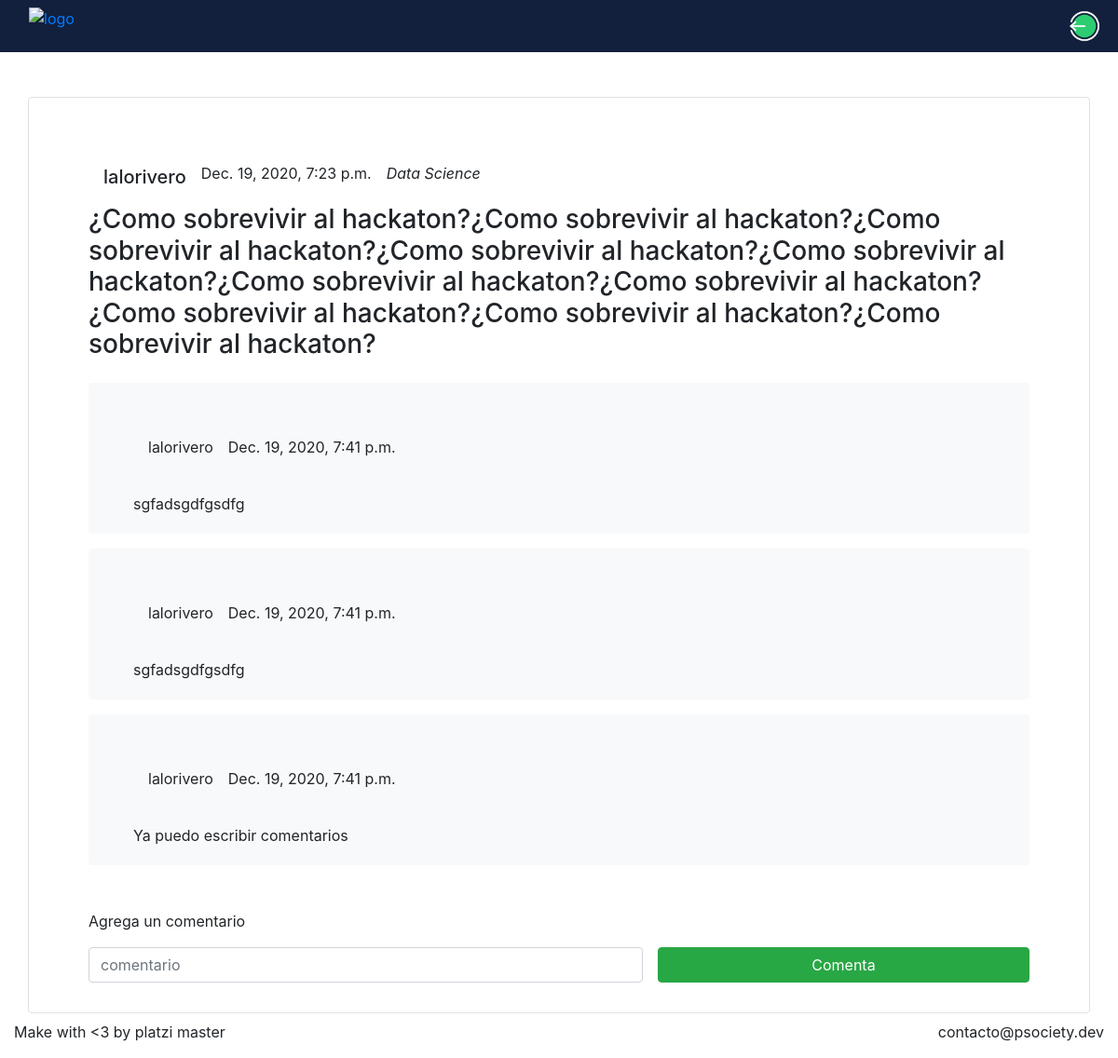
The page /question/7 (signed in) on the database as committed earlier.
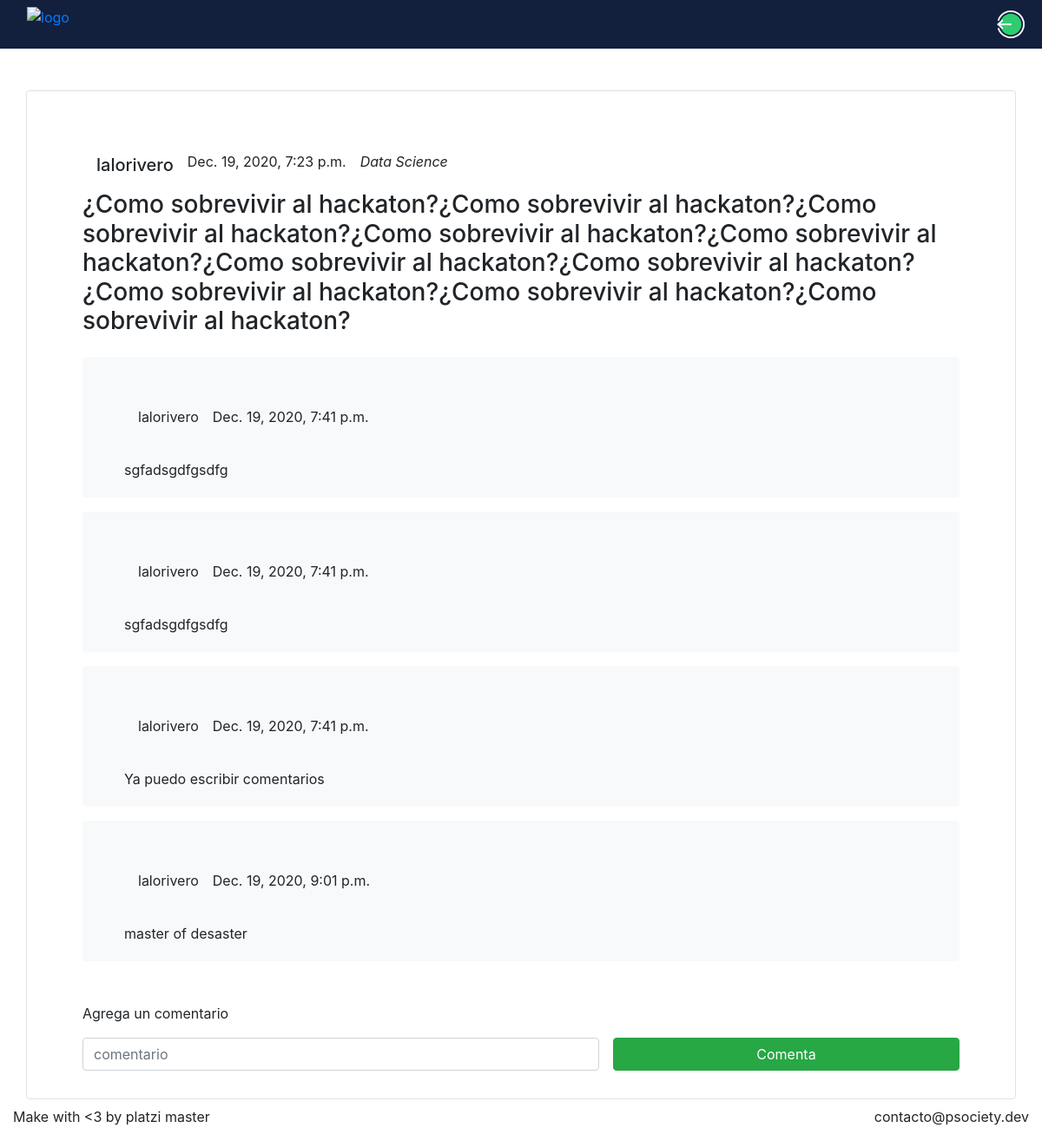
The same page on the database as committed later.
### questions/models.py (models this page shows, shortened)
class Comment(models.Model):
    author = models.ForeignKey(Profile, on_delete=models.CASCADE)
    question = models.ForeignKey(Question, on_delete=models.CASCADE)
    post_date = models.DateTimeField(auto_now_add=True)
    content = models.TextField()

### users/models.py (models this page shows, shortened)
class Profile(models.Model):
    user = models.OneToOneField(User, on_delete=models.CASCADE)
    picture = CloudinaryField('image')
    menthor_points = models.IntegerField(default=0)
    calendar = models.URLField(max_length=255)
    availability = models.BooleanField(default=True)

### questions/views.py (the view, shortened to what this page needs)
# urls.py: path('question/<int:id>', questions_views.question_detail, name='question_detail'),
@login_required
def question_detail(request, id):
    question = Question.objects.get(id=id)
    comments = Comment.objects.all().filter(question = id)
    return render(request,'questions/question_detail.html',{'question':question, 'comments':comments})

### templates/questions/question_detail.html (shortened to what this page needs)
{% extends "questions/base.html" %}
{% load static %}
{% block container %}
    <div class="container-sm border rounded mt-5 p-3 mb-5">
        <div class="ml-5 mt-5 d-flex align-items-center justify-content-start">
            <h5 class="mr-3">{{ question.author.user.username }}</h5>
            <p class="mr-3">{{ question.post_date }}</p>
            <p class="mr-3"><i>{{ question.technology_tag }}</i></p>
        </div>
        <h3 class="ml-5 mr-5">{{question.description}}</h3>
        <div class="d-flex flex-column justify-content-center">
        {% for comment in comments %}
            <div class="bg-light rounded  pt-1 pb-1 ml-5 mt-3 mr-5">
                <div class="ml-5 mt-5 d-flex align-items-center justify-content-start">
                    <p class="mr-3">{{ comment.author.user.username }}</p>
                    <p class="mr-3">{{ comment.post_date }}</p>
                </div>
                    <p class="ml-5 mt-3 mr-3 w-75"> {{comment.content}}</p>
            </div>
        {% endfor %}
        </div>
            <form class="mt-5" method="POST" action="{% url 'question_detail' id=question.id %}">
                <p class="ml-5">Agrega un comentario</p>
                <div class="d-flex align-items-center form-group ">
                    <input class="form-control ml-5 mr-3 w-75 " type="text" placeholder="comentario" name="content" />
                    <button class="btn btn-success btn-block w-50 mr-5" type="submit">Comenta</button>
                </div>
            </form>
    </div>
{% endblock %}

Rows that differ between the two databases and show on the page:
added Comment: author.user.username "lalorivero", post_date "Dec. 19, 2020, 9:01 p.m.", content "master of desaster"
